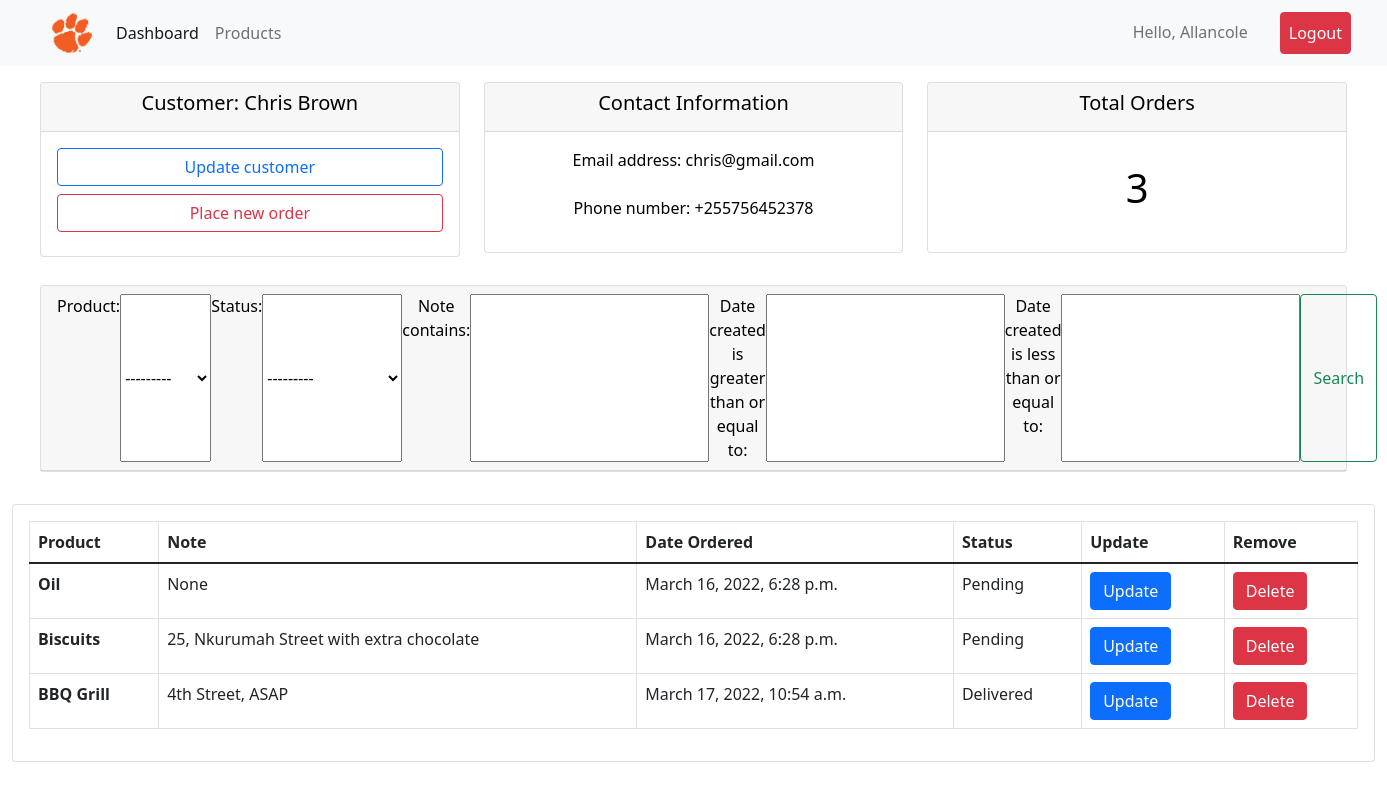
The app's page /customer/1/ (signed in) with its own data.
### accounts/models.py (models this page shows, shortened)
class Customer(models.Model):
    user = models.OneToOneField(User, null=True, blank=True, on_delete=models.CASCADE)
    name = models.CharField(max_length=200, null=True)
    phone = models.CharField(max_length=200, null=True)
    email = models.EmailField(max_length=200, unique=True, null=True)
    profile_pic = models.ImageField(default="user-1.png", null=True, blank=True)
    date_created = models.DateTimeField(auto_now_add=True, null=True )

class Order(models.Model):
    STATUS = (
        ('Pending', 'Pending'),
        ('Out for delivery', 'Out for delivery'),
        ('Delivered', 'Delivered'),
    )
    customer = models.ForeignKey(Customer, on_delete=models.CASCADE, null=True)
    product = models.ForeignKey(Product, on_delete=models.CASCADE, null=True)
    date_created = models.DateTimeField(auto_now_add=True, null=True)
    status = models.CharField(max_length=200, null=True, choices=STATUS)
    note = models.CharField(max_length=1000, null=True)

class Product(models.Model):
    CATEGORY = (
        ('Indoors', 'Indoors'),
        ('Outdoors', 'Outdoors'),
    )
    name = models.CharField(max_length=200, null=True)
    price = models.FloatField(null=True)
    category = models.CharField(max_length=200, null=True, choices=CATEGORY)
    description = models.TextField(null= True)
    date_created = models.DateTimeField(auto_now_add=True, null=True)
    tags = models.ManyToManyField(Tag)
    def __str__(self):
        return self.name

### accounts/decorators.py (the view)
        def wrapper_func(request, *args, **kwargs):
            print(allowed_roles)
            group = None
            if request.user.groups.exists():
                group = request.user.groups.all()[0].name
                print(group)
            if group in allowed_roles:
                return view_func(request, *args, **kwargs)
            else:
                return HttpResponse('Not allowed here..')

### accounts/views.py (called while the page is built)
@login_required(login_url='login')
@allowed_users(allowed_roles=['admin'])
def customers(request, pk):
    customers = Customer.objects.get(id=pk)
    customer_orders = customers.order_set.all()
    myFilter = OrderFilter(request.GET, queryset=customer_orders)
    customer_orders = myFilter.qs
    context = {
        'customers': customers,
        'customer_orders': customer_orders,
        'myFilter': myFilter,
        }
    return render(request, 'accounts/customers.html', context)

### accounts/templates/accounts/customers.html
{% extends 'base.html' %}
{% block content %}
<div class="row m-3">
    <div class="col">
        <div class="col-md">
            <div class="card text-center text-black mb-1" id="total-order">
                <div class="card-header">
                    <h5 class="card-title">Customer: {{ customers.name }} </h5>
                </div>
                <div class="card-body">
                    <h3 class="card-title d-grid gap-2">
                        <a class="btn btn-outline-primary btn-block" href="#" role="button">Update customer</a>
                        <a class="btn btn-outline-danger btn-block" href="{% url 'create-order' customers.id %}" role="button">Place new order</a>
                    </h3>
                </div>
            </div>
        </div>
    </div>
    <div class="col">
        <div class="col-md">
            <div class="card text-center text-black mb-3" id="total-order">
                <div class="card-header">
                    <h5 class="card-title">Contact Information</h5>
                </div>
                <div class="card-body d-grid gap-2 text-center">
                        <p>Email address: {{ customers.email }}</p>
                        <p>Phone number: {{ customers.phone }}</p>
                </div>
            </div>
        </div>
    </div>
    <div class="col">
        <div class="col-md">
            <div class="card text-center text-black mb-3" id="total-order">
                <div class="card-header">
                    <h5 class="card-title">Total Orders</h5>
                </div>
                <div class="card-body">
                    <h1 class="card-title p-3">{{customer_orders.count}}</h1>
                </div>
            </div>
        </div>
    </div>
</div>
<div class="row m-3">
    <div class="col">
        <div class="col-md">
            <div class="card text-center text-black mb-3" id="total-order">
                <div class="card-header">
                    <form class="d-flex" method="get">
                        {{myFilter.form}}
                        <button class="btn btn-outline-success" type="submit">Search</button>
                    </form>
                </div>
            </div>
        </div>
    </div>
</div>
<div class="card card-body">
    <table class="table table-bordered">
        <thead>
          <tr>
            <th scope="col">Product</th>
            <th scope="col">Note</th>
            <th scope="col">Date Ordered</th>
            <th scope="col">Status</th>
            <th scope="col">Update</th>
            <th scope="col">Remove</th>
          </tr>
        </thead>
        <tbody>
        {% for customer_order in customer_orders %}
          <tr>
            <th scope="row">{{customer_order.product}}</th>
            <td>{{ customer_order.note }}</td>
            <td>{{ customer_order.date_created }}</td>
            <td>{{customer_order.status}}</td>
            <td><a class="btn btn-primary" href="#" role="button">Update</a></td>
            <td><a class="btn btn-danger" href="#" role="button">Delete</a></td>
          </tr>
        {% endfor %}
        </tbody>
      </table>
</div>
{% endblock content %}

### templates/components/navbar.html (shortened to what this page needs)
{% load static %}
<nav class="navbar navbar-expand-lg navbar-light bg-light">
    <div class="container-fluid">
      <a class="navbar-brand" href="{% url 'home' %}"><img class="logo" src="{% static 'images/logo.png' %}" alt=""></a>
      <div class="collapse navbar-collapse me-auto" id="navbarNav">
        <ul class="navbar-nav">
          {% if request.user.is_staff %}
          <li class="nav-item">
            <a class="nav-link active" aria-current="page" href="{% url 'home' %}">Dashboard</a>
          </li>
          <li class="nav-item">
            <a class="nav-link" href="{% url 'product' %}">Products</a>
          </li>
          {% elif request.user.is_authenticated %}
          <li class="nav-item">
            <a class="nav-link" href="{% url 'accounts-page' %}">Settings</a>
          </li>
          {% endif %}
        </ul>
        {% if request.user.is_authenticated %}
        <ul class="navbar-nav ms-auto">
          <li class="nav-item me-auto">
            <a class="nav-link" href="#">Hello, {{ request.user.username|capfirst }}</a>
          </li>
          <li class="nav-item px-4 me-auto">
            <a class="nav-link btn btn-danger text-white" href="{% url 'logout' %}">Logout</a>
          </li>
        </ul>
        {% endif %}
      </div>
    </div>
</nav>

### static/css/main.css (style rules this page uses)
.logo { width: 2em; height: 2em; margin-left: 2em; }

### records on screen
Customer: name "Chris Brown", email "chris@gmail.com", phone "+255756452378"
Order: product "Oil", note "None", date_created "March 16, 2022, 6:28 p.m.", status "Pending"
Order: product "Biscuits", note "25, Nkurumah Street with extra chocolate", date_created "March 16, 2022, 6:28 p.m.", status "Pending"
Order: product "BBQ Grill", note "4th Street, ASAP", date_created "March 17, 2022, 10:54 a.m.", status "Delivered"

### other values on screen
{{ request.user.username|capfirst }} "Allancole"
{{ customer_orders.count }} "3"
